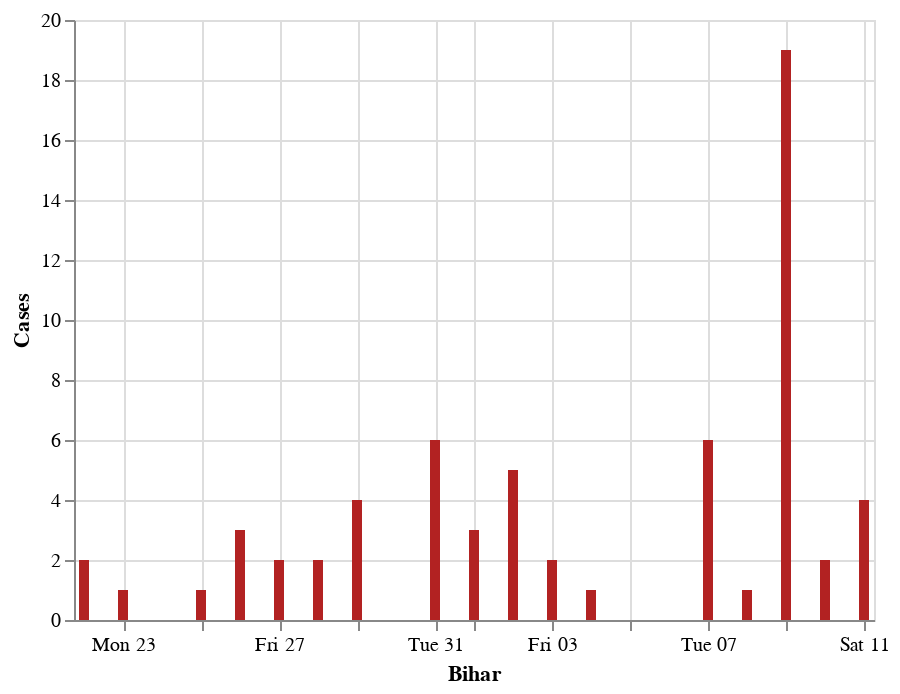

This figure's notebook cell:
### Code cell
#hide_input

wb_df=graph_df.query("detected_state == 'Bihar'").reset_index()
wb_df=wb_df[["diagnosed_date",0]]
wb_df.rename(columns={0:'Cases'},inplace=True)
wb_df=wb_df.groupby("diagnosed_date").sum().reset_index()
#wb_df
alt.Chart(wb_df).mark_bar(color='firebrick').encode(
    alt.X('diagnosed_date', title='Bihar'),
    alt.Y('sum(Cases)', title='Cases')
).interactive()

### Figure 1 — Vega-Lite specification as saved in the notebook (floating-point values rounded to 4 significant figures)
{"config": {"view": {"continuousWidth": 400, "continuousHeight": 300}}, "data": {"name": "data-99734af7e7715f18da1114a2a9eb6ab9"}, "mark": {"type": "bar", "color": "firebrick"}, "encoding": {"x": {"type": "temporal", "field": "diagnosed_date", "title": "Bihar"}, "y": {"type": "quantitative", "aggregate": "sum", "field": "Cases", "title": "Cases"}}, "selection": {"selector034": {"type": "interval", "bind": "scales", "encodings": ["x", "y"]}}, "$schema": "https://vega.github.io/schema/vega-lite/v4.8.1.json", "datasets": {"data-99734af7e7715f18da1114a2a9eb6ab9": [{"diagnosed_date": "2020-03-22T00:00:00", "Cases": 2}, {"diagnosed_date": "2020-03-23T00:00:00", "Cases": 1}, {"diagnosed_date": "2020-03-25T00:00:00", "Cases": 1}, {"diagnosed_date": "2020-03-26T00:00:00", "Cases": 3}, {"diagnosed_date": "2020-03-27T00:00:00", "Cases": 2}, {"diagnosed_date": "2020-03-28T00:00:00", "Cases": 2}, {"diagnosed_date": "2020-03-29T00:00:00", "Cases": 4}, {"diagnosed_date": "2020-03-31T00:00:00", "Cases": 6}, {"diagnosed_date": "2020-04-01T00:00:00", "Cases": 3}, {"diagnosed_date": "2020-04-02T00:00:00", "Cases": 5}, {"diagnosed_date": "2020-04-03T00:00:00", "Cases": 2}, {"diagnosed_date": "2020-04-04T00:00:00", "Cases": 1}, {"diagnosed_date": "2020-04-07T00:00:00", "Cases": 6}, {"diagnosed_date": "2020-04-08T00:00:00", "Cases": 1}, {"diagnosed_date": "2020-04-09T00:00:00", "Cases": 19}, {"diagnosed_date": "2020-04-10T00:00:00", "Cases": 2}, {"diagnosed_date": "2020-04-11T00:00:00", "Cases": 4}]}}
